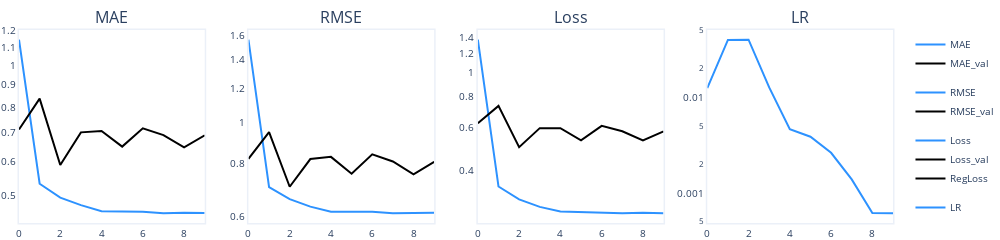

The code cell stored with this chart in its notebook:
### Code cell
create_metrics_plot(metrics)

### Figure 1 — Plotly figure (JSON) as saved in the notebook; plotly's stock layout.template omitted (floating-point values rounded to 4 significant figures)
{"data": [{"legendgroup": "MAE", "line": {"color": "#2d92ff", "width": 2}, "mode": "lines", "name": "MAE", "type": "scatter", "xaxis": "x", "y": [1.144, 0.533, 0.4952, 0.4758, 0.4605, 0.459, 0.4593, 0.4555, 0.4571, 0.4561], "yaxis": "y"}, {"legendgroup": "MAE", "line": {"color": "black", "width": 2}, "mode": "lines", "name": "MAE_val", "type": "scatter", "xaxis": "x", "y": [0.7106, 0.837, 0.5887, 0.6998, 0.7047, 0.6489, 0.7151, 0.6899, 0.646, 0.6888], "yaxis": "y"}, {"legendgroup": "RMSE", "line": {"color": "#2d92ff", "width": 2}, "mode": "lines", "name": "RMSE", "type": "scatter", "xaxis": "x2", "y": [1.563, 0.703, 0.6586, 0.6324, 0.6152, 0.6145, 0.6149, 0.6098, 0.612, 0.6117], "yaxis": "y2"}, {"legendgroup": "RMSE", "line": {"color": "black", "width": 2}, "mode": "lines", "name": "RMSE_val", "type": "scatter", "xaxis": "x2", "y": [0.8193, 0.9469, 0.7043, 0.8184, 0.8281, 0.7559, 0.8397, 0.8078, 0.7531, 0.8064], "yaxis": "y2"}, {"legendgroup": "Loss", "line": {"color": "#2d92ff", "width": 2}, "mode": "lines", "name": "Loss", "type": "scatter", "xaxis": "x3", "y": [1.369, 0.3435, 0.3043, 0.2834, 0.2713, 0.27, 0.2697, 0.2667, 0.2679, 0.2671], "yaxis": "y3"}, {"legendgroup": "Loss", "line": {"color": "black", "width": 2}, "mode": "lines", "name": "Loss_val", "type": "scatter", "xaxis": "x3", "y": [0.6226, 0.7336, 0.4973, 0.5949, 0.5943, 0.5302, 0.608, 0.5777, 0.53, 0.5772], "yaxis": "y3"}, {"legendgroup": "Loss", "line": {"color": "black", "width": 2}, "mode": "lines", "name": "RegLoss", "type": "scatter", "xaxis": "x3", "y": [0, 0, 0, 0, 0, 0, 0, 0, 0, 0], "yaxis": "y3"}, {"legendgroup": "LR", "line": {"color": "#2d92ff", "width": 2}, "mode": "lines", "name": "LR", "type": "scatter", "xaxis": "x4", "y": [0.01245, 0.03978, 0.04003, 0.0127, 0.004634, 0.003871, 0.002631, 0.001389, 0.0006179, 0.0006132], "yaxis": "y4"}], "layout": {"annotations": [{"font": {"size": 16}, "showarrow": false, "text": "MAE", "x": 0.1062, "xanchor": "center", "xref": "paper", "y": 1, "yanchor": "bottom", "yref": "paper"}, {"font": {"size": 16}, "showarrow": false, "text": "RMSE", "x": 0.3688, "xanchor": "center", "xref": "paper", "y": 1, "yanchor": "bottom", "yref": "paper"}, {"font": {"size": 16}, "showarrow": false, "text": "Loss", "x": 0.6313, "xanchor": "center", "xref": "paper", "y": 1, "yanchor": "bottom", "yref": "paper"}, {"font": {"size": 16}, "showarrow": false, "text": "LR", "x": 0.8938, "xanchor": "center", "xref": "paper", "y": 1, "yanchor": "bottom", "yref": "paper"}], "autosize": true, "font": {"size": 10}, "height": 200, "margin": {"b": 0, "l": 0, "pad": 0, "r": 10, "t": 30}, "title": {"font": {"size": 10}}, "width": 1000, "xaxis": {"anchor": "y", "domain": [0, 0.2125], "linewidth": 1.5, "mirror": true, "showgrid": false, "showline": true}, "xaxis2": {"anchor": "y2", "domain": [0.2625, 0.475], "linewidth": 1.5, "mirror": true, "showgrid": false, "showline": true}, "xaxis3": {"anchor": "y3", "domain": [0.525, 0.7375], "linewidth": 1.5, "mirror": true, "showgrid": false, "showline": true}, "xaxis4": {"anchor": "y4", "domain": [0.7875, 1], "linewidth": 1.5, "mirror": true, "showgrid": false, "showline": true}, "yaxis": {"anchor": "x", "domain": [0, 1], "linewidth": 1.5, "mirror": true, "rangemode": "tozero", "showgrid": false, "showline": true, "type": "log"}, "yaxis2": {"anchor": "x2", "domain": [0, 1], "linewidth": 1.5, "mirror": true, "rangemode": "tozero", "showgrid": false, "showline": true, "type": "log"}, "yaxis3": {"anchor": "x3", "domain": [0, 1], "linewidth": 1.5, "mirror": true, "rangemode": "tozero", "showgrid": false, "showline": true, "type": "log"}, "yaxis4": {"anchor": "x4", "domain": [0, 1], "linewidth": 1.5, "mirror": true, "rangemode": "tozero", "showgrid": false, "showline": true, "type": "log"}}}
